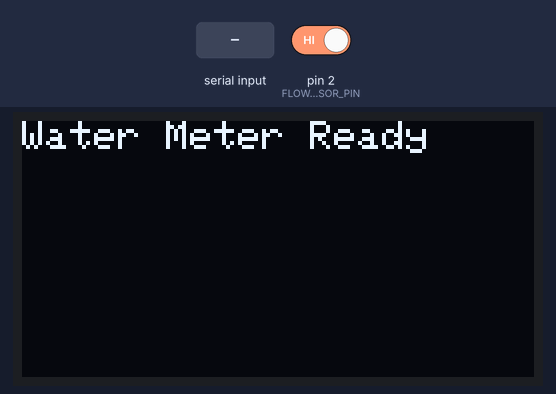
Simulated run of this sketch. Board: Arduino Uno, built with avr-gcc and run on an emulated ATmega328P. Shown: 128×64 one-colour display. The test bench sets the inputs (shaded band); at power-on: pin 2 (FLOWSENSOR_PIN) HIGH. The local clock reads 2024-03-15 10:24:30 at power-on unless the sketch sets it; what the sketch prints to the serial monitor is not drawn.

Above: at 0.1 s.
At 3.6 s:
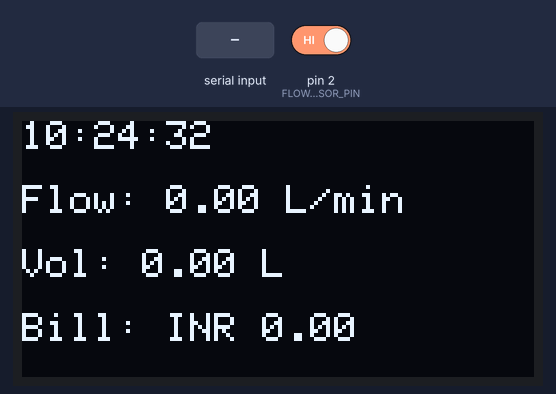
3.7 s: "T:\n" received over Serial
At 5.8 s:
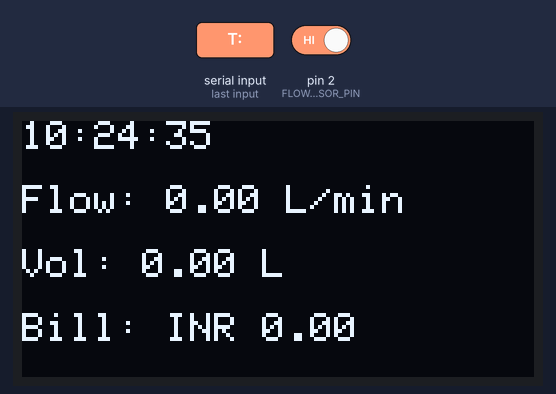
Timing chart, 0 to 7.3 s (numbered marks = the images above; inputs shaded):
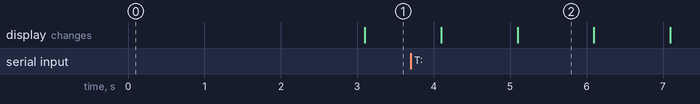

The sketch:

Hardware_Waterflow.ino
```cpp
#include <Wire.h>
#include <Adafruit_GFX.h>
#include <Adafruit_SSD1306.h>
#include <RTClib.h>
#include <SoftwareSerial.h>
#define SCREEN_WIDTH 128
#define SCREEN_HEIGHT 64
#define OLED_RESET    -1
#define FLOWSENSOR_PIN 2      // YF-S201 output to D2

Adafruit_SSD1306 display(SCREEN_WIDTH, SCREEN_HEIGHT, &Wire, OLED_RESET);
RTC_DS3231 rtc;
SoftwareSerial BTSerial(10, 11); // RX, TX pins for HC-05/06

volatile uint16_t flow_frequency = 0; // Pulse counter
float flowRate = 0.0;
float totalVolume = 0.0;
float costPerLiter = 6.25;
float billingAmount = 0.0;
unsigned long currentTime = 0;
unsigned long lastUpdateTime = 0;
unsigned long lastBluetoothTransmit = 0;
uint16_t sumFlowRate = 0;
uint8_t samplesCollected = 0;
const unsigned long billingResetInterval = 30UL * 24UL * 60UL * 60UL * 1000UL;
unsigned long lastBillingReset = 0;

void flow() { flow_frequency++; }  // Interrupt routine

// --- Simulated RTC time speedup ---
DateTime baseTime;
unsigned long baseMillis;
float speedFactor = 1.0; // 1/0.75: "seconds" simulate every 750ms (33% faster)

void setup() {
  pinMode(FLOWSENSOR_PIN, INPUT_PULLUP);
  Serial.begin(9600);
  BTSerial.begin(9600);
  if (!display.begin(SSD1306_SWITCHCAPVCC, 0x3C)) { while (1); }
  if (!rtc.begin()) { while (1); }
  if (rtc.lostPower()) {
    // rtc.adjust(DateTime(F(__DATE__), F(__TIME__))); // Optional: Commented to allow serial time set
  }
  display.clearDisplay();
  display.setTextSize(1);
  display.setTextColor(SSD1306_WHITE);
  display.setCursor(0,0);
  display.println("Water Meter Ready");
  display.display();
  delay(2000);
  display.clearDisplay();
  attachInterrupt(digitalPinToInterrupt(FLOWSENSOR_PIN), flow, RISING);
  lastUpdateTime = millis();
  lastBluetoothTransmit = millis();
  lastBillingReset = millis();
  Serial.println(F("Send RTC time as: T:YYYY-MM-DD HH:MM:SS"));

  // --- Init simulated time ---
  baseTime = rtc.now();
  baseMillis = millis();
}

void loop() {
  // --- Update RTC by serial ---
  if (Serial.available()) {
    String input = Serial.readStringUntil('\n');
    input.trim();
    if (input.startsWith("T:")) {
      input.remove(0, 2);
      if (input.length() >= 19) {
        int y = input.substring(0,4).toInt();
        int mo = input.substring(5,7).toInt();
        int d = input.substring(8,10).toInt();
        int h = input.substring(11,13).toInt();
        int mi = input.substring(14,16).toInt();
        int s = input.substring(17,19).toInt();
        rtc.adjust(DateTime(y, mo, d, h, mi, s));
        Serial.println(F("RTC updated!"));
        // --- Reset speed simulation base ---
        baseTime = rtc.now();
        baseMillis = millis();
      } else {
        Serial.println(F("Invalid RTC format! Use T:YYYY-MM-DD HH:MM:SS"));
      }
    }
  }

  currentTime = millis();

  // --- Simulate faster time ---
  unsigned long elapsed = currentTime - baseMillis;
  unsigned long adjustedElapsed = (unsigned long)(elapsed * speedFactor);
  DateTime simTime = baseTime + TimeSpan(adjustedElapsed / 1000);

  // Update every second: flow, volume, billing
  if (currentTime - lastUpdateTime >= 1000) {
    detachInterrupt(digitalPinToInterrupt(FLOWSENSOR_PIN));

    flowRate = flow_frequency / 7.5; // calibrated L/min
    float flowRatePerSecond = flowRate / 60.0;
    totalVolume += flowRatePerSecond;
    billingAmount = totalVolume * costPerLiter;
    sumFlowRate += flowRate;
    samplesCollected++;
    flow_frequency = 0;
    lastUpdateTime = currentTime;
    if (currentTime - lastBillingReset >= billingResetInterval) {
      totalVolume = 0;
      billingAmount = 0;
      lastBillingReset = currentTime;
      BTSerial.println("Billing cycle reset.");
      display.clearDisplay();
      display.setCursor(0,0);
      display.println("Billing Reset.");
      display.display();
      delay(2000);
    }
    // OLED Display using simTime
    display.clearDisplay();
    display.setCursor(0, 0);
    if (simTime.hour() < 10) display.print('0');
    display.print(simTime.hour());
    display.print(':');
    if (simTime.minute() < 10) display.print('0');
    display.print(simTime.minute());
    display.print(':');
    if (simTime.second() < 10) display.print('0');
    display.print(simTime.second());
    display.setCursor(0, 16);
    display.print("Flow: ");
    display.print(flowRate, 2);
    display.println(" L/min");
    display.setCursor(0, 32);
    display.print("Vol: ");
    display.print(totalVolume, 2);
    display.println(" L");
    display.setCursor(0, 48);
    display.print("Bill: INR ");
    display.print(billingAmount, 2);
    display.display();
    attachInterrupt(digitalPinToInterrupt(FLOWSENSOR_PIN), flow, RISING);
  }
  // Bluetooth data every 1 minute (display simTime)
  if (currentTime - lastBluetoothTransmit >= 60000 && samplesCollected > 0) {
    float avgFlowRate = sumFlowRate / float(samplesCollected);
    BTSerial.print("Time: ");
    if (simTime.hour() < 10) BTSerial.print('0');
    BTSerial.print(simTime.hour()); BTSerial.print(':');
    if (simTime.minute() < 10) BTSerial.print('0');
    BTSerial.print(simTime.minute());
    BTSerial.print(" | Avg Flow: ");
    BTSerial.print(avgFlowRate, 2);
    BTSerial.print(" L/min | Total Vol: ");
    BTSerial.print(totalVolume, 2);
    BTSerial.print(" L | Bill: INR ");
    BTSerial.println(billingAmount, 2);
    Serial.print("Time: ");
    if (simTime.hour() < 10) Serial.print('0');
    Serial.print(simTime.hour()); Serial.print(':');
    if (simTime.minute() < 10) Serial.print('0');
    Serial.print(simTime.minute());
    Serial.print(" | Avg Flow: ");
    Serial.print(avgFlowRate, 2);
    Serial.print(" L/min | Total Vol: ");
    Serial.print(totalVolume, 2);
    Serial.print(" L | Bill: INR ");
    Serial.println(billingAmount, 2);
    sumFlowRate = 0;
    samplesCollected = 0;
    lastBluetoothTransmit = currentTime;
  }
}
```

Simulation_Waterflow.cpp
```cpp
#include <Wire.h>
#include <Adafruit_GFX.h>
#include <Adafruit_SSD1306.h>
#include <RTClib.h>

#define SCREEN_WIDTH 128
#define SCREEN_HEIGHT 64
#define OLED_RESET   -1
#define OLED_ADDRESS 0x3C

Adafruit_SSD1306 display(SCREEN_WIDTH, SCREEN_HEIGHT, &Wire, OLED_RESET);
RTC_DS3231 rtc;

volatile int flow_frequency = 0; // Measures flow sensor pulses
float vol = 0, l_minute;
float cost_per_liter = 6.25;   // <--- Set your billing price here (INR per liter)
float billing_amount = 0;
const unsigned char flowsensor = 2; // Sensor input pin
unsigned long currentTime;
unsigned long cloopTime;

void flow() { flow_frequency++; }

void setup() {
  pinMode(flowsensor, INPUT);
  digitalWrite(flowsensor, HIGH); // Optional internal pull-up
  Serial.begin(9600);

  if (!display.begin(SSD1306_SWITCHCAPVCC, OLED_ADDRESS)) {
    Serial.println(F("SSD1306 allocation failed"));
    for (;;) ;
  }

  if (!rtc.begin()) {
    Serial.println(F("Couldn't find RTC"));
    for (;;) ;
  }

  if (rtc.lostPower()) {
    rtc.adjust(DateTime(F(__DATE__), F(__TIME__))); // Set RTC to compile time
  }

  display.clearDisplay();
  display.setTextSize(1);
  display.setTextColor(SSD1306_WHITE);
  display.setCursor(0, 0);
  display.println(F("Water Flow Meter"));
  display.display();

  attachInterrupt(digitalPinToInterrupt(flowsensor), flow, RISING);

  currentTime = millis();
  cloopTime = currentTime;
}

void loop() {
  currentTime = millis();
  // Every second, calculate and print liters per minute, volume and bill
  if (currentTime >= (cloopTime + 1000)) {
    cloopTime = currentTime;
    display.clearDisplay();
    display.setCursor(0, 0);

    // Get time from RTC
    DateTime now = rtc.now();
    if (now.hour() < 10) display.print('0');
    display.print(now.hour());
    display.print(':');
    if (now.minute() < 10) display.print('0');
    display.print(now.minute());
    display.print(':');
    if (now.second() < 10) display.print('0');
    display.print(now.second());

    display.setCursor(0, 16);

    if (flow_frequency != 0) {
      l_minute = (flow_frequency / 7.5); // flow rate in L/min

      display.print(F("Rate: "));
      display.print(l_minute, 2);
      display.println(F(" L/M"));

      l_minute = l_minute / 60.0; // convert to L/sec for volume summing
      vol += l_minute;

      display.print(F("Vol: "));
      display.print(vol, 2);
      display.println(F(" L"));

      // Calculate bill
      billing_amount = vol * cost_per_liter;
      display.print(F("Bill: INR "));
      display.print(billing_amount, 2);

      Serial.print(l_minute, 3);
      Serial.print(F(" L/Sec, Vol: "));
      Serial.print(vol, 2);
      Serial.print(F(" L, Bill: INR "));
      Serial.println(billing_amount, 2);
    } else {
      display.print(F("Rate: 0 L/M"));
      display.setCursor(0, 32);
      display.print(F("Vol: "));
      display.print(vol, 2);
      display.println(F(" L"));
      display.print(F("Bill: INR "));
      display.print(billing_amount, 2);

      Serial.println(F("flow rate = 0"));
    }

    display.display();
    flow_frequency = 0;
  }
}
```
